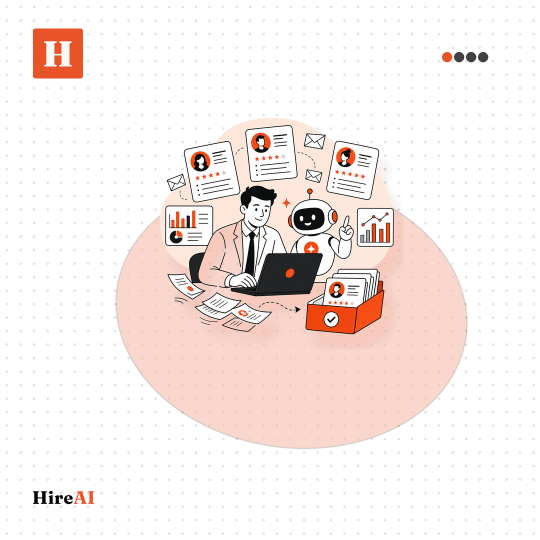
#> input picture exports/hireai-sample-no-text-creative-1080.png, 1080 x 1080 px, given in place of HireAI_Box_Logo---f4193e74-81b4-46da-b1ef-93b3d90d7460.png, which was not available (shown at 1/2 size)
$ python render-page1-proof.py
#> lines starting #> are read from the running program, lines starting #| are printed output that depends on the picture; pictures that were not available may be replaced by others from this repository, and a replacement may not be noted
from PIL import Image, ImageDraw
from pathlib import Path

ROOT = Path(__file__).resolve().parents[1]
OUT = ROOT / 'exports' / 'hireai-light-page-1-proof.png'
W = H = 1080
orange = (232, 83, 40, 255)
dark = (63, 65, 66, 255)
bg = (255, 255, 255, 255)
dot = (234, 236, 240, 108)

img = Image.new('RGBA', (W, H), bg)
#> img: PIL image 1080x1080 RGBA; every value is 255
d = ImageDraw.Draw(img, 'RGBA')

spacing = 27
radius = 2.55
for y in range(14, H + spacing, spacing):
    for x in range(14, W + spacing, spacing):
        d.ellipse((x-radius, y-radius, x+radius, y+radius), fill=dot)

# Proof render uses the exact exported PNG logos from the supplied SVG assets.
# HTML/CSS source uses the exact SVG files under assets/logos/.
box = Image.open('/root/.openclaw/media/inbound/HireAI_Box_Logo---f4193e74-81b4-46da-b1ef-93b3d90d7460.png').convert('RGBA')
text = Image.open('/root/.openclaw/media/inbound/HireAI_Text_Logo---fcf1ebd1-936a-43ae-87a1-b163dd8d2916.png').convert('RGBA')
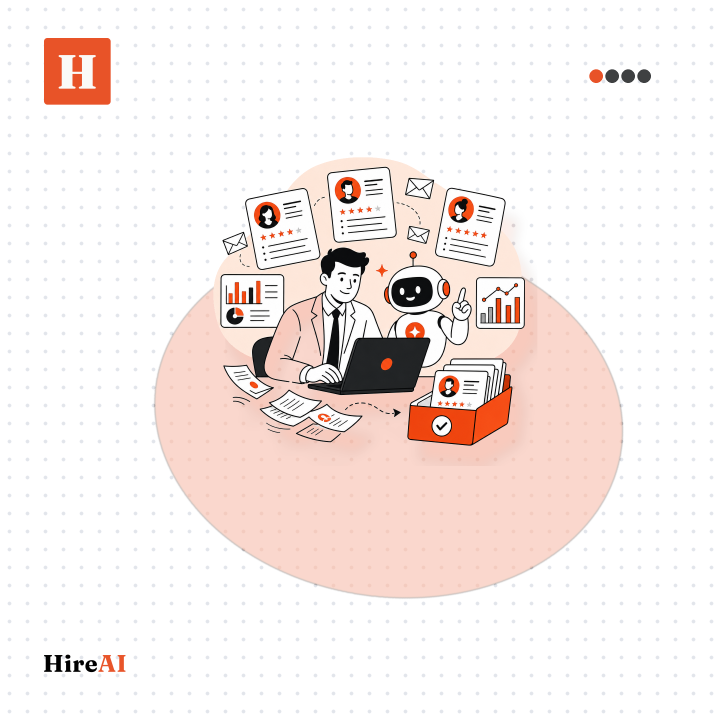
#> input picture exports/hireai-sample-no-text-creative-2160.png, 2160 x 2160 px, given in place of HireAI_Text_Logo---fcf1ebd1-936a-43ae-87a1-b163dd8d2916.png, which was not available (shown at 1/3 size)
img.alpha_composite(box, (66, 57))
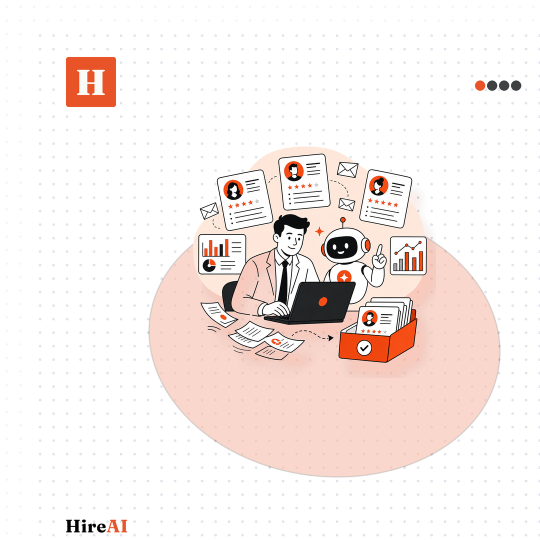
#> img: PIL image 1080x1080 RGBA (shown at 1/2 size); mean R, G, B, A 246, 236.4, 233.5, 254.5; transparent parts drawn white

start_x, y, r, gap = 884, 104, 10, 4
for i in range(4):
    cx = start_x + r + i * (2*r + gap)
    color = orange if i == 0 else dark
    d.ellipse((cx-r, y, cx+r, y+2*r), fill=color)

img.alpha_composite(text, ((W - text.width)//2, 982))
OUT.parent.mkdir(parents=True, exist_ok=True)
img.convert('RGB').save(OUT, quality=100)
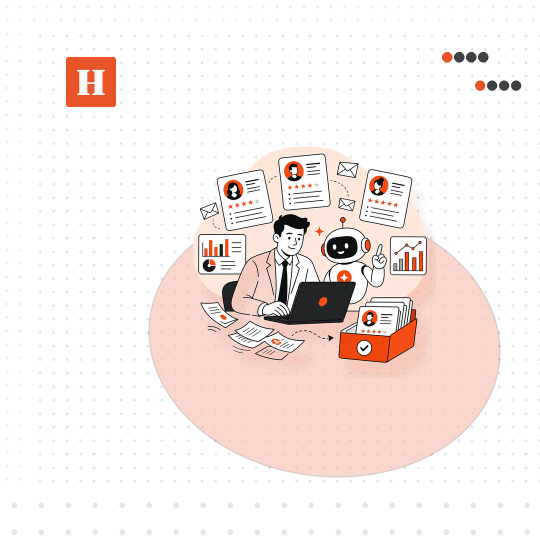
#> saved as hireai-light-page-1-proof.png: PIL image 1080x1080 RGB (shown at 1/2 size); mean R, G, B 246, 236.4, 233.5
print(OUT)
